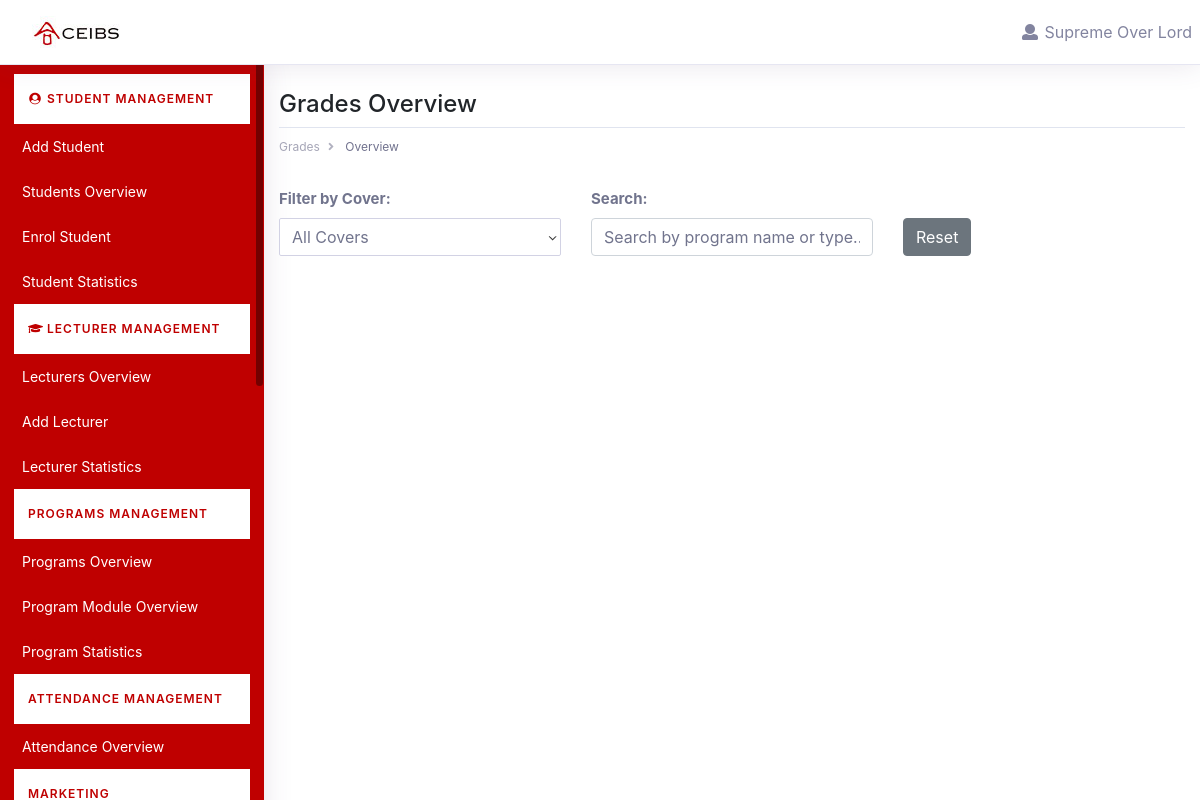
The page /student_grading/overview (signed in) on the database as committed earlier.
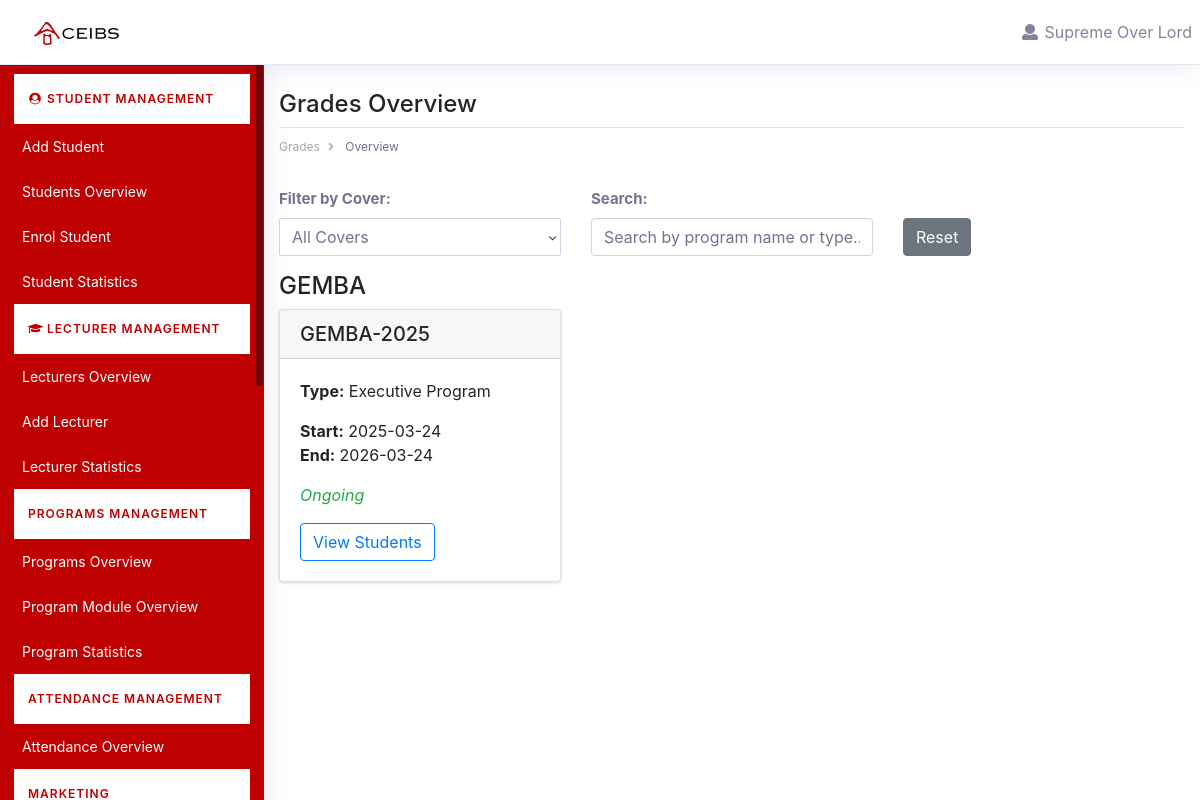
The same page on the database as committed later.
### academic_program/models.py (models this page shows, shortened)
class ProgramCover(models.Model):
    name = models.CharField(max_length=256, null=False, blank=False)

class Program(models.Model):
    program_cover = models.ForeignKey(ProgramCover, null=True, blank=True, on_delete=models.SET_NULL)
    program_name = models.CharField(max_length=250, null=False, blank=False)
    program_code = models.CharField(max_length=200, null=True, blank=True)
    program_type = models.ForeignKey(ProgramType, on_delete=models.CASCADE, null=True, blank=True)
    duration = models.CharField(max_length=250, null=True, blank=True)
    description = models.CharField(max_length=250, null=True, blank=True)
    number_of_modules = models.PositiveSmallIntegerField(null=True, blank=True)
    program_officer = models.ForeignKey(
        CustomUser,
        null=True,
        blank=True,
        on_delete=models.SET_NULL,
        related_name='program_officer'
    )
    assistant_program_officer = models.ForeignKey(
        CustomUser,
        null=True,
        blank=True,
        on_delete=models.SET_NULL,
        related_name='assistant_program_officer'
    )
    alumni_program = models.BooleanField(default=False, null=True, blank=True)
    program_ended = models.BooleanField(default=False, null=True, blank=True)
    start_date = models.DateField(null=True, blank=True)
    end_date = models.DateField(null=True, blank=True)
    flag = models.BooleanField(default=True)

class ProgramType(models.Model):
    name = models.CharField(max_length=256, null=False, blank=False)
    description = models.CharField(max_length=256, null=False, blank=False)

### student_grading/views.py (the view)
# urls.py: path('overview', views.student_grades_overview, name='student_grades_overview'),
def student_grades_overview(request):
    all_programs = Program.objects.filter(
        alumni_program=True,
        flag=True
    ).select_related('program_cover', 'program_type').order_by('program_cover__name', 'program_name')
    cover_dict = {}
    for prog in all_programs:
        cover = prog.program_cover  # can be None if not set
        if cover not in cover_dict:
            cover_dict[cover] = []
        cover_dict[cover].append(prog)
    today = timezone.now().date()
    used_covers = []
    for cover in cover_dict.keys():
        if cover:
            used_covers.append(cover)
    used_covers.sort(key=lambda c: c.name)  # Sort by name
    context = {
        'cover_dict': cover_dict,  # { ProgramCover or None : [Program, ...] }
        'today': today,
        'used_covers': used_covers,  # For the cover dropdown
    }
    return render(request, 'student_grading/layouts/student_grades_overview.html', context)

### account/models.py (called while the page is built)
    def has_role(self, role_name, department_name=None):
        qs = self.roles.filter(name=role_name)
        if department_name:
            qs = qs.filter(department__name__iexact=department_name)
        return qs.exists()

### account/templatetags/custom_filters.py (called while the page is built)
@register.filter
def has_role(user, role_dept):
    try:
        role_name, dept_name = role_dept.split(',')
        role_name = role_name.strip()
        dept_name = dept_name.strip()
    except ValueError:
        return False
    return user.has_role(role_name, dept_name)

### student_grading/templates/student_grading/layouts/student_grades_overview.html (shortened to what the changed rows need)
{% extends 'base.html' %}
{% block content %}
<div class="dashboard-main-wrapper">
    {% include 'inc/header.html' %}
    <div class="dashboard-wrapper">
        <div class="dashboard-ecommerce">
            <div class="container-fluid dashboard-content">
                <div class="row">
                    <div class="col-xl-12 col-lg-12 col-md-12 col-sm-12 col-12">
                        <div class="page-header">
                            <h2 class="pageheader-title">Grades Overview</h2>
                        </div>
                    </div>
                </div>
                <div id="programContainer">
                    {% for cover, program_list in cover_dict.items %}
                        <div class="cover-group mb-4">
                            <h4 class="cover-title">
                                {% if cover %}
                                    {{ cover.name }}
                                {% else %}
                                    No Cover
                                {% endif %}
                            </h4>
                            <div class="row">
                                {% for program in program_list %}
                                <div class="col-xl-4 col-lg-4 col-md-6 col-sm-12 col-12 program-card">
                                    <div class="card mb-3">
                                        <h5 class="card-header program-name">
                                            {{ program.program_name }}
                                        </h5>
                                        <div class="card-body">
                                            <p class="program-type">
                                                <strong>Type:</strong>
                                                {% if program.program_type %}
                                                    {{ program.program_type.name }}
                                                {% else %}
                                                    (No Type)
                                                {% endif %}
                                            </p>
                                            <p class="program-dates">
                                                <strong>Start:</strong>
                                                {% if program.start_date %}
                                                    {{ program.start_date|date:"Y-m-d" }}
                                                {% else %}
                                                    None
                                                {% endif %}
                                                <br>
                                                <strong>End:</strong>
                                                {% if program.end_date %}
                                                    {{ program.end_date|date:"Y-m-d" }}
                                                {% else %}
                                                    None
                                                {% endif %}
                                            </p>
                                            {% if program.end_date and program.end_date <= today %}
                                                <p class="program-ended text-danger">
                                                    <em>Program Ended</em>
                                                </p>
                                            {% else %}
                                                <p class="program-ended text-success">
                                                    <em>Ongoing</em>
                                                </p>
                                            {% endif %}
                                            <a href="{% url 'student_grading:program_students' program.id %}"
                                               class="btn btn-outline-primary">
                                                View Students
                                            </a>
                                        </div>
                                    </div>
                                </div>
                                {% endfor %}
                            </div>
                        </div>
                    {% endfor %}
                </div>
            </div>
        </div>
    </div>
</div>
{% endblock %}

### templates/inc/header.html (shortened to what this page needs)
{% load static %}
<div class="dashboard-header">
            <nav class="navbar navbar-expand-lg bg-white fixed-top">
                <a href="{% if request.user.is_student %}{% url 'elevated:home' %}{% else %}{% url 'elevated:home' %}{% endif %}">
                    <img src="/static/assets/images/ceibs-logo1.jpg" alt="Logo">
                </a>
                <a style="font-family: 'Diphylleia', serif;" class="navbar-brand text-primary" href="#"></a>
                <div class="collapse navbar-collapse " id="navbarSupportedContent">
                    <ul class="navbar-nav ml-auto navbar-right-top">
                        <li class="nav-item dropdown nav-user">
                            <a class="nav-link nav-user-img" href="#" id="navbarDropdownMenuLink2" data-toggle="dropdown" aria-haspopup="true" aria-expanded="false"><i class="fa fa-fw fa-user"></i> {{ request.user.first_name }} {{ request.user.last_name }}</a>
                        </li>
                    </ul>
                </div>
            </nav>
        </div>

Rows that differ between the two databases and show on the page:
now on this page (row unchanged): ProgramCover: name "GEMBA"
added Program: program_name "GEMBA-2025", program_type.name "Executive Program", start_date "2025-03-24", end_date "2026-03-24", shows "Ongoing"
